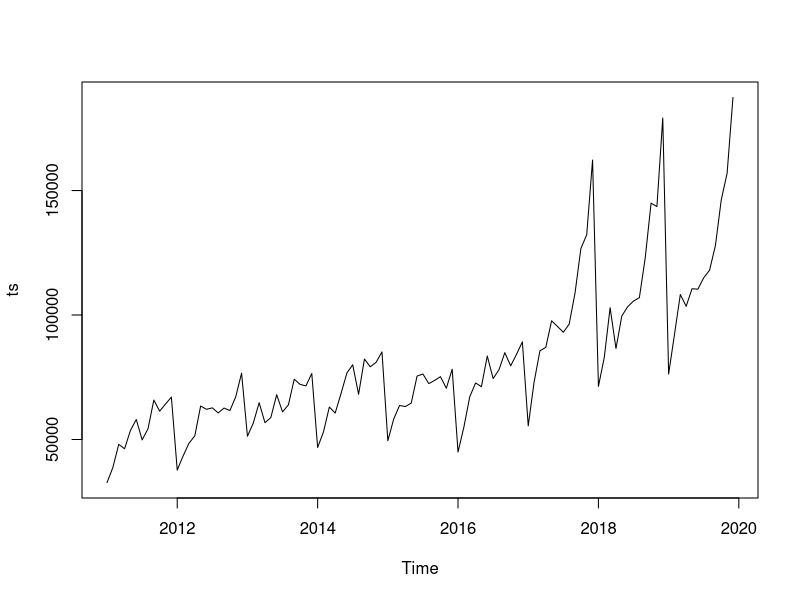
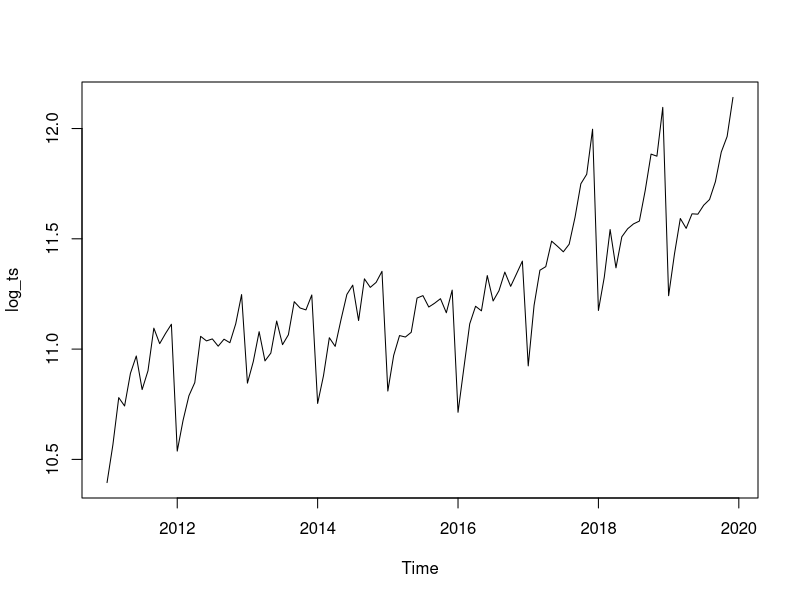
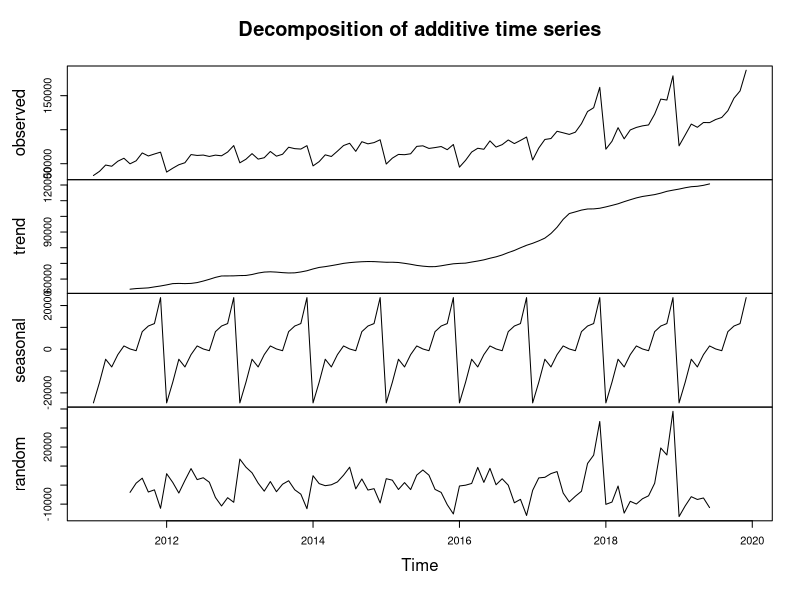
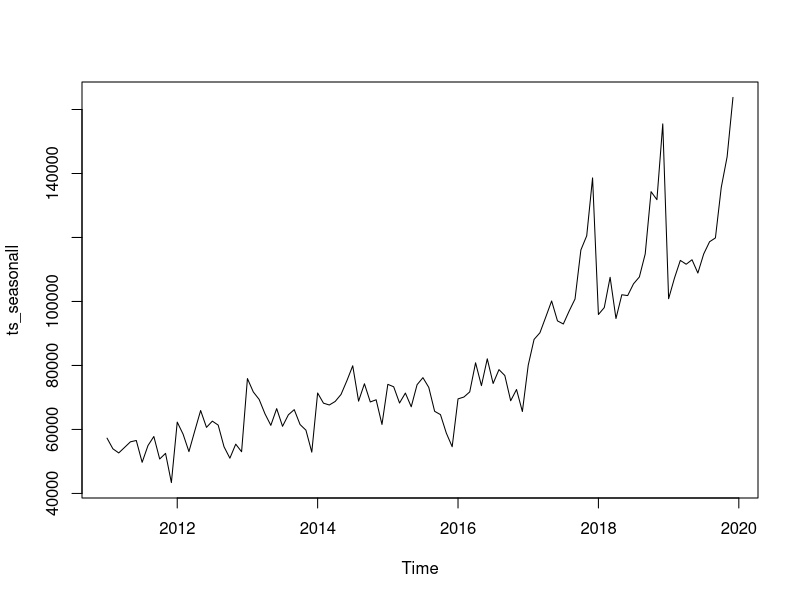
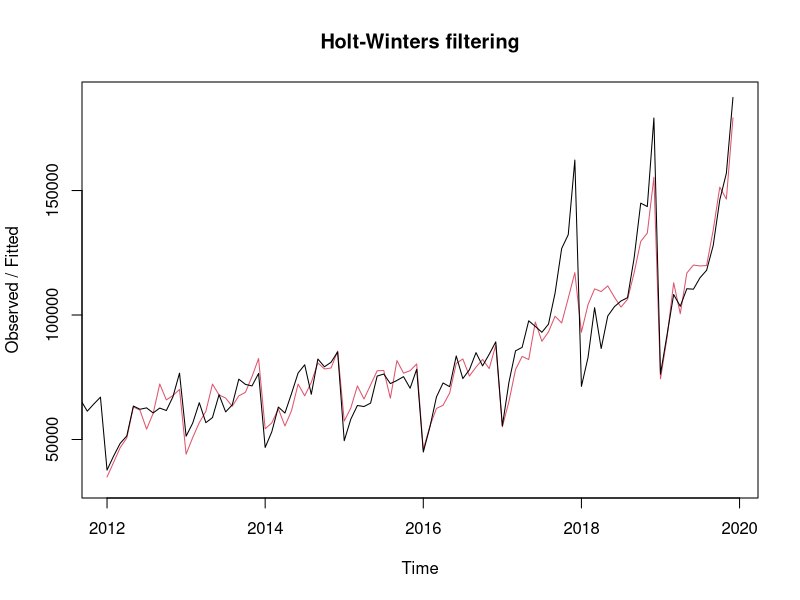
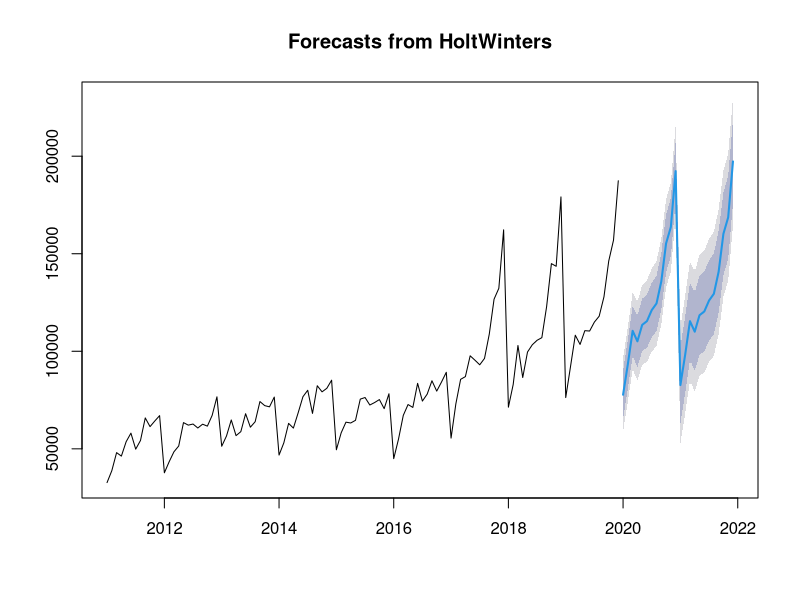
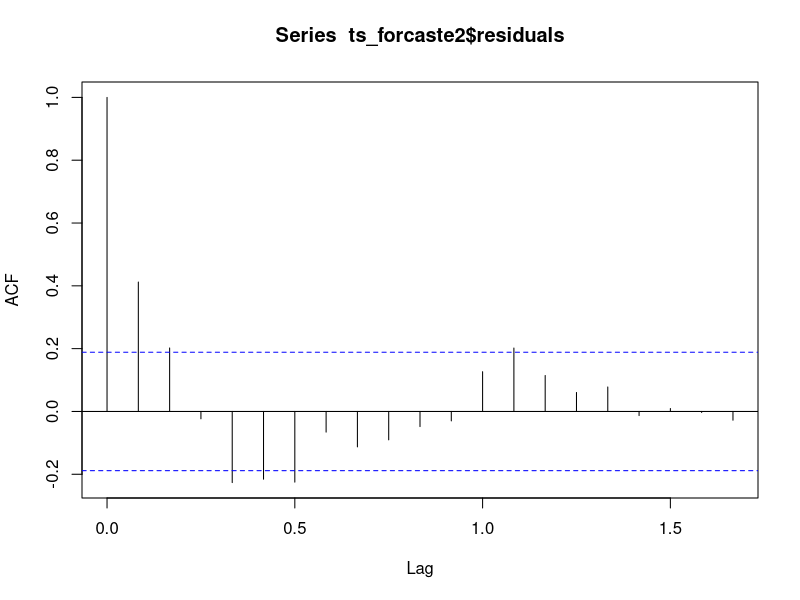
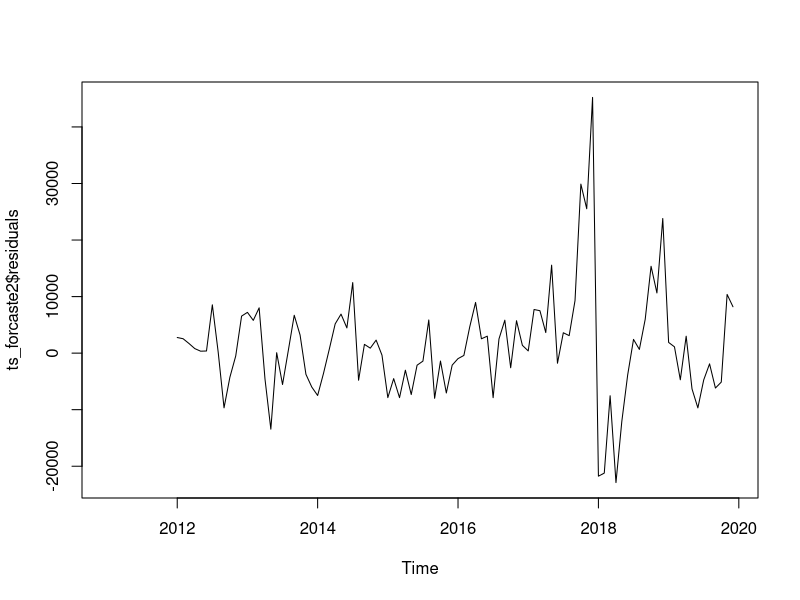

These charts were generated, in order, by the following R code:
## ---- chunk 1
library(readxl)
library(forecast)
## ---- chunk 2

plotForecastErrors <- function(forecasterrors)
{
  # make a histogram of the forecast errors:
  mybinsize <- IQR(forecasterrors,na.rm = T)/4
  mysd   <- sd(forecasterrors, na.rm = T)
  mymin  <- min(forecasterrors,na.rm = T) - mysd*5
  mymax  <- max(forecasterrors, na.rm = T) + mysd*3
  # generate normally distributed data with mean 0 and standard deviation mysd
  mynorm <- rnorm(10000, mean=0, sd=mysd)
  mymin2 <- min(mynorm)
  mymax2 <- max(mynorm)
  if (mymin2 < mymin) { mymin <- mymin2 }
  if (mymax2 > mymax) { mymax <- mymax2 }
  # make a red histogram of the forecast errors, with the normally distributed data overlaid:
  mybins <- seq(mymin, mymax, mybinsize)
  hist(forecasterrors, col="red", freq=FALSE, breaks=mybins)
  # freq=FALSE ensures the area under the histogram = 1
  # generate normally distributed data with mean 0 and standard deviation mysd
  myhist <- hist(mynorm, plot=FALSE)
  # plot the normal curve as a blue line on top of the histogram of forecast errors:
  points(myhist$mids, myhist$density, type="l", col="blue", lwd=2)
}

growth <- function(present, past) {
  (present - past) / past
}

## ---- chunk 3

df <- read_xls('economy.xls', sheet='2011-2019 NACE 2')


df = df[11,]
df = df[-c(1,3)]
rownames(df) = df[1]
df = df[-1]
df = t(df)
df[110] = "155770.7"
df[] <- sapply(df[],function(x) as.numeric(as.character(x)))
df = as.numeric(df)
# df= df * 1000000
df = df[-c(109:120)]
ts = ts(df, start = c(2011,1), frequency = c(12))
## ---- chunk 4
ts.plot(ts)
## ---- chunk 5

log_ts <- log(ts)
plot.ts(log_ts)

## ---- chunk 6
ts_components <- decompose(ts)
## ---- chunk 7
ts_components$seasonal
## ---- chunk 8
plot(ts_components)
## ---- chunk 9

ts_seasonall <- ts - ts_components$seasonal

## ---- chunk 10
plot(ts_seasonall)

## ---- chunk 11
ts_forcaste <- HoltWinters(ts)
ts_forcaste
#
## ---- chunk 12
ts_forcaste$SSE

## ---- chunk 13
plot(ts_forcaste)
## ---- chunk 14
ts_forcaste2 = forecast:::forecast.HoltWinters(ts_forcaste, h= 24)
(as.data.frame(ts_forcaste2))[1]
## ---- chunk 15
forecast:::plot.forecast(ts_forcaste2)
## ---- chunk 16

year_2019 <- window(ts, 2019)
year_2020 <- (as.data.frame(ts_forcaste2))[1][c(1:12),]
year_2021 <- (as.data.frame(ts_forcaste2))[1][c(13:24),]

growth_HW_21 <- growth(sum(year_2021),sum(year_2020))
growth_HW_20 <- growth(sum(year_2020),sum(year_2019))
## ---- chunk 17
# year_2019 <- window(ts, 2019)
# year_2019_predict_HW <- (as.data.frame(ts_forcaste2))[1][c(1:2),]
# sum_year_2019 = sum(c(year_2019,year_2019_predict_HW))
# year_2020 = (as.data.frame(ts_forcaste2))[1][c(3:14),]
# growth_HW <- growth(sum(year_2020),sum_year_2019)
# growth_HW 

## ---- chunk 18
acf(ts_forcaste2$residuals, lag.max=20, na.action = na.pass)
Box.test(ts_forcaste2$residuals, lag=20, type="Ljung-Box")
## ---- chunk 19
plot.ts(ts_forcaste2$residuals)

## ---- chunk 20
plotForecastErrors(ts_forcaste2$residuals)
## ---- chunk 21
plot.ts(ts)
ts_diff1 <-  diff(ts, differences = 1)

plot.ts(ts_diff1)
## ---- chunk 22

acf(ts_diff1, lag.max=20)             # plot a correlogram
## ---- chunk 23
acf(ts_diff1, lag.max=20, plot=FALSE) # get the autocorrelation values
## ---- chunk 24
pacf(ts_diff1, lag.max=20)             # plot a partial correlogram
pacf(ts_diff1, lag.max=20, plot=FALSE) # get the partial autocorrelation values
## ---- chunk 25
ts_arima = Arima(ts, order=c(1,1,1),seasonal = list(order = c(1,1,1)))
ts_arima
## ---- chunk 26
ts_arima_forecast = forecast(ts_arima,h = 24)
ts_arima_forecast

forecast:::plot.forecast(ts_arima_forecast)
## ---- chunk 27
year_2020 <- (as.data.frame(ts_arima_forecast))[1][c(1:12),]
year_2021 <- (as.data.frame(ts_arima_forecast))[1][c(13:24),]

growth_ARIMA_21 <- growth(sum(year_2021), sum(year_2020))
growth_ARIMA_20 <- growth(sum(year_2020), sum(year_2019))
## ---- chunk 28
acf(ts_arima_forecast$residuals, lag.max=20)
Box.test(ts_arima_forecast$residuals, lag=20, type="Ljung-Box")
## ---- chunk 29
plot.ts(ts_arima_forecast$residuals)            # make time plot of forecast errors
plotForecastErrors(ts_arima_forecast$residuals)
## ---- chunk 30
ts_arima = Arima(ts, order=c(2,1,1),seasonal = list(order = c(2,1,0)))
ts_arima
## ---- chunk 31
ts_arima_forecast = forecast(ts_arima,h = 24)
ts_arima_forecast

forecast:::plot.forecast(ts_arima_forecast)
## ---- chunk 32

# this_year_predict_ARIMA <- (as.data.frame(ts_arima_forecast))[1]
# 
# year_2019_predict_ARIMA <- (as.data.frame(ts_arima_forecast))[1][c(1:2),]
# sum_year_2019 = sum(c(year_2019,year_2019_predict_ARIMA))
# year_2020 = (as.data.frame(ts_arima_forecast))[1][c(3:14),]

year_2020 <- (as.data.frame(ts_arima_forecast))[1][c(1:12),]
year_2021 <- (as.data.frame(ts_arima_forecast))[1][c(13:24),]

growth_ARIMA2_21 <- growth(sum(year_2021), sum(year_2020))
growth_ARIMA2_20 <- growth(sum(year_2020), sum(year_2019))

## ---- chunk 33
acf(ts_arima_forecast$residuals, lag.max=20)
Box.test(ts_arima_forecast$residuals, lag=20, type="Ljung-Box")
## ---- chunk 34
plot.ts(ts_arima_forecast$residuals)            # make time plot of forecast errors
plotForecastErrors(ts_arima_forecast$residuals)
## ---- chunk 35

fit <- auto.arima(ts,max.p = 5,max.q = 5,max.P = 5,max.Q = 5,max.d = 3,seasonal = TRUE)
fit
fit_forecast = forecast(fit,h=24)
plot(fit_forecast)
# str(fit)
## ---- chunk 36

# 
# year_2019_predict_auto.arima <- (as.data.frame(fit_forecast))[1][c(1:2),]
# year_2019_predict_auto.arima_95_low <- (as.data.frame(fit_forecast))[4][c(1:2),]
# year_2019_predict_auto.arima_95_high <- (as.data.frame(fit_forecast))[5][c(1:2),]
# 
# sum_year_2019 = sum(c(year_2019,year_2019_predict_auto.arima))
# sum_year_2019_low = sum(c(year_2019,year_2019_predict_auto.arima_95_low))
# sum_year_2019_high = sum(c(year_2019,year_2019_predict_auto.arima_95_high))
# 
# 
# year_2020_predict_auto.arima <- (as.data.frame(fit_forecast))[1][c(3:14),]
# year_2020_predict_auto.arima_95_low <- (as.data.frame(fit_forecast))[4][c(3:14),]
# year_2020_predict_auto.arima_95_high <- (as.data.frame(fit_forecast))[5][c(3:14),]


# 
# growth_auto.arima <- growth(sum(year_2020_predict_auto.arima),sum_year_2019)
# growth_auto.arima_95_low <- growth(sum(year_2020_predict_auto.arima_95_low),sum_year_2019_low)
# growth_auto.arima_95_high <- growth(sum(year_2020_predict_auto.arima_95_high),sum_year_2019_high)

year_2020 <- (as.data.frame(fit_forecast))[1][c(1:12),]
year_2021 <- (as.data.frame(fit_forecast))[1][c(13:24),]

growth_auto.arima_21 <- growth(sum(year_2021), sum(year_2020))
growth_auto.arima_20 <- growth(sum(year_2020), sum(year_2019))
## ---- chunk 37
growth_ARIMA_20
growth_ARIMA_21

growth_ARIMA2_20
growth_ARIMA2_21

growth_auto.arima_20
growth_auto.arima_21

growth_HW_20
growth_HW_21
## ---- chunk 38
# df = rbind(growth_ARIMA ,growth_ARIMA2, growth_auto.arima, growth_HW)
# df = as.data.frame(t(df))
# rownames(df) = "dec-20"
# colnames(df) <- c("arima (1,1,1), (1,1,1)", "arima (2,1,1), (2,1,0)", "auto.arima (2,0,0), (0,1,0)", "HW")
# writexl::write_xlsx(df,"manufactring-21.xlsx")
